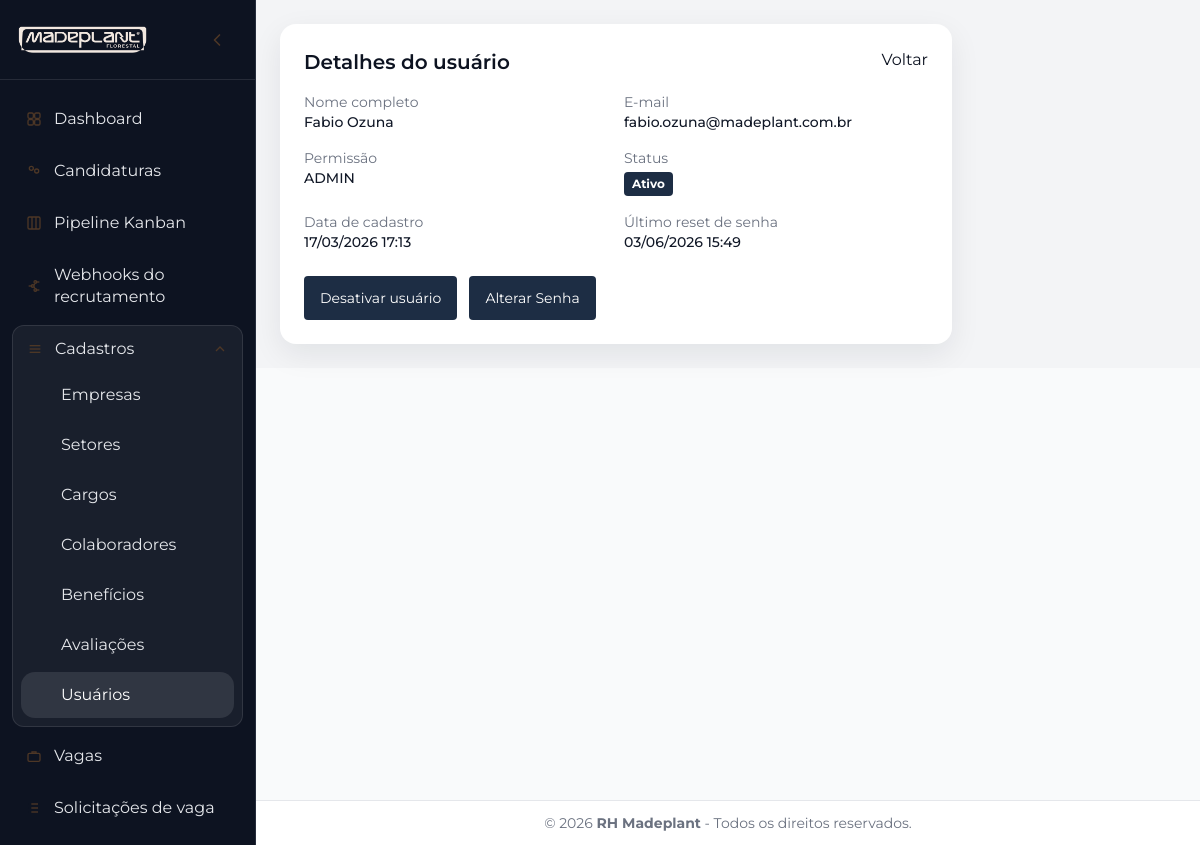
Page /admin/usuarios/1 (signed in) on the committed database.
### tables this page shows
CREATE TABLE `usuarios` (
  `id` int NOT NULL AUTO_INCREMENT,
  `nome` varchar(100) NOT NULL,
  `email` varchar(120) NOT NULL,
  `senha_hash` varchar(255) NOT NULL,
  `role` enum('admin','rh','viewer') NOT NULL DEFAULT 'viewer',
  `is_supervisor` tinyint(1) NOT NULL DEFAULT '0',
  `email_verified_at` datetime DEFAULT NULL,
  `last_password_reset_at` datetime DEFAULT NULL,
  `created_at` timestamp NULL DEFAULT CURRENT_TIMESTAMP,
  PRIMARY KEY (`id`),
  UNIQUE KEY `email` (`email`)
);

### app/views/admin/usuarios/show.php (the view, shortened to what the rows shown need)
<?php
$isActive = !empty($user->email_verified_at);
?>
<div class="responsive-panel max-w-2xl">
  <div class="responsive-header">
    <h2 class="text-xl font-semibold text-ctpblue">Detalhes do usuário</h2>
    <a href="<?= $base ?>/admin/usuarios" class="text-ctpblue hover:text-ctgreen">Voltar</a>
  </div>
  <div class="mt-4 grid gap-4 text-sm md:grid-cols-2">
    <div>
      <div class="text-gray-500">Nome completo</div>
      <div class="font-medium text-gray-900"><?= Security::e($user->nome) ?></div>
    </div>
    <div>
      <div class="text-gray-500">E-mail</div>
      <div class="font-medium text-gray-900"><?= Security::e($user->email) ?></div>
    </div>
    <div>
      <div class="text-gray-500">Permissão</div>
      <div class="font-medium text-gray-900"><?= Security::e(strtoupper($user->role)) ?></div>
    </div>
    <div>
      <div class="text-gray-500">Status</div>
      <span class="ct-badge mt-1 <?= $isActive ? 'ct-badge-active' : 'ct-badge-inactive' ?>">
        <?= $isActive ? 'Ativo' : 'Inativo' ?>
      </span>
    </div>
    <div>
      <div class="text-gray-500">Data de cadastro</div>
      <div class="font-medium text-gray-900"><?= !empty($user->created_at) ? date('d/m/Y H:i', strtotime((string)$user->created_at)) : '-' ?></div>
    </div>
    <div>
      <div class="text-gray-500">Último reset de senha</div>
      <div class="font-medium text-gray-900"><?= !empty($user->last_password_reset_at) ? date('d/m/Y H:i', strtotime((string)$user->last_password_reset_at)) : '-' ?></div>
    </div>
  </div>
  <div class="responsive-form-actions mt-6">
    <form action="<?= $base ?>/admin/usuarios/<?= (int)$user->id ?>/status" method="post">
      <button class="bg-ctgreen text-white px-4 py-2 rounded hover:bg-ctdark text-sm">
        <?= $isActive ? 'Desativar usuário' : 'Ativar usuário' ?>
      </button>
    </form>
    <button type="button" id="open-password-modal" class="bg-ctgreen text-white px-4 py-2 rounded hover:bg-ctdark text-sm">
      Alterar Senha
    </button>
  </div>
</div>

### app/core/Router.php (shortened to what the rows shown need)
<?php
class Router
{
    private array $routes = [];
    public function get(string $path, callable|array $handler): void
    {
        $this->routes['GET'][$this->normalize($path)] = $handler;
    }
    public function post(string $path, callable|array $handler): void
    {
        $this->routes['POST'][$this->normalize($path)] = $handler;
    }
    public function dispatch(): void
    {
        $method = $_SERVER['REQUEST_METHOD'] ?? 'GET';
        $uri = parse_url($_SERVER['REQUEST_URI'] ?? '/', PHP_URL_PATH) ?: '/';
        $path = $this->normalize($uri);
        foreach (($this->routes[$method] ?? []) as $route => $handler) {
            $pattern = preg_replace('#\{([a-zA-Z_][a-zA-Z0-9_]*)\}#', '(?P<$1>[^/]+)', $route);
            if (preg_match('#^' . $pattern . '$#', $path, $matches)) {
                $params = array_filter($matches, 'is_string', ARRAY_FILTER_USE_KEY);
                $this->invoke($handler, $params);
                return;
            }
        }
    }
    private function invoke(callable|array $handler, array $params): void
    {
        if (is_array($handler)) {
            [$class, $method] = $handler;
            $controller = new $class();
            call_user_func_array([$controller, $method], $params);
        } else {
            call_user_func_array($handler, $params);
        }
    }
    private function normalize(string $path): string
    {
        return rtrim($path, '/') ?: '/';
    }
}

### rows in the picture
usuarios: nome "Fabio Ozuna", email "fabio.ozuna@madeplant.com.br", role "ADMIN", created_at "17/03/2026 17:13", last_password_reset_at "03/06/2026 15:49"
